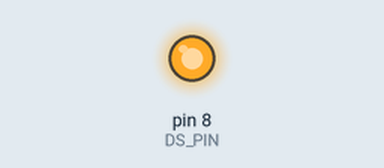
A sketch run on a simulated Arduino Uno, built with avr-gcc and run on an emulated ATmega328P. On the bench: output pins drawn as LEDs (lit = HIGH). Pins used as bus, display or sensor lines are not drawn.

Above: at 0.1 s.
Timing chart, 0 to 1.6 s (numbered marks = the images above):
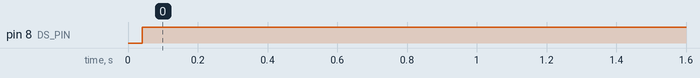

Measured:
- by itself, pin 8 (DS_PIN): LOW → HIGH at 0.04 s

The sketch:

led_matrix_V2.ino
```cpp
#define DS_PIN 8 //data pin
#define SHCP_PIN 9 // clock pin
#define STCP_PIN 10 // latch pin

const int register_count = 5;

void setup() {
  pinMode(DS_PIN, OUTPUT);
  pinMode(SHCP_PIN, OUTPUT);
  pinMode(STCP_PIN, OUTPUT);
  writereg();
}

boolean registers[8*register_count];

//void tester(void){
//  digitalWrite(latchPin, LOW);
//
//    // Shift out the bits
//    shiftOut(dataPin, clockPin, MSBFIRST, numberToDisplay);
//
//    // ST_CP HIGH change LEDs
//    digitalWrite(latchPin, HIGH);
//  }

void writereg(void){
  digitalWrite(STCP_PIN, LOW);
  for (int i = 8*register_count; i>=0; i--){
    digitalWrite(SHCP_PIN, LOW);
    digitalWrite(DS_PIN, registers[i]);
    digitalWrite(SHCP_PIN, HIGH);
    };
    digitalWrite(STCP_PIN, HIGH);
  }

void loop() {
  for(int i = 0; i<register_count*8; i++){
    registers[i] = HIGH;
    writereg();
    delay(1000);
    };

}
```
